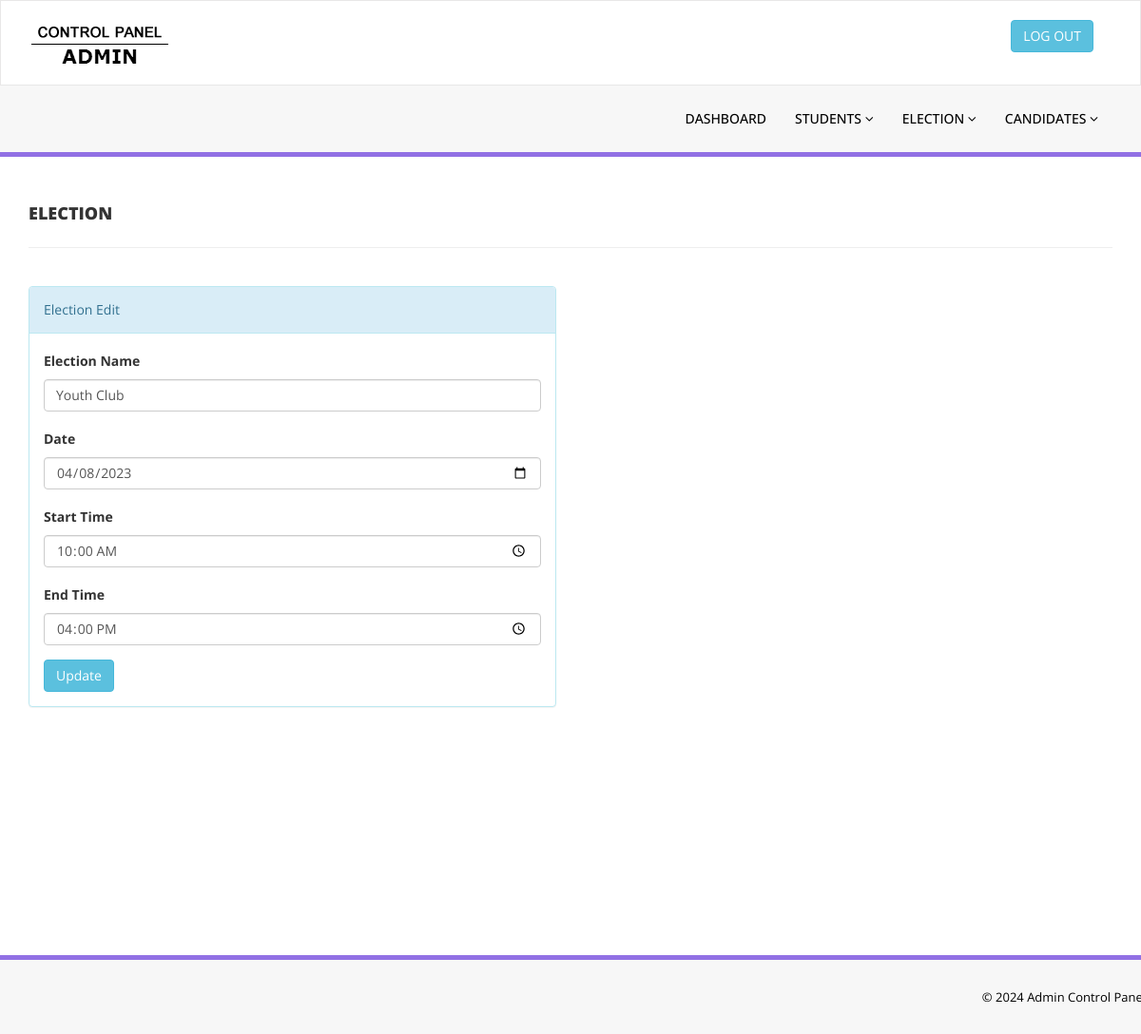
Screenshot of /admin/election_edit.php?id=3 (signed in) with the database file from the repository.
### tables this page shows
CREATE TABLE IF NOT EXISTS `election` (
  `elesno` int(7) NOT NULL,
  `elename` varchar(50) NOT NULL,
  `eledate` date NOT NULL,
  `elestarttime` time NOT NULL,
  `eleendtime` time NOT NULL
);

### admin/election_edit.php (the view, shortened to what this page needs)
<?php require_once('../Connections/Connection.php'); ?>
<?php
if (!function_exists("GetSQLValueString")) {
function GetSQLValueString($theValue, $theType, $theDefinedValue = "", $theNotDefinedValue = "")
{
  $theValue = function_exists("mysql_real_escape_string") ? mysql_real_escape_string($theValue) : mysql_escape_string($theValue);
  switch ($theType) {
    case "long":
    case "int":
      $theValue = ($theValue != "") ? intval($theValue) : "NULL";
      break;
  }
  return $theValue;
}
}
$editFormAction = $_SERVER['PHP_SELF'];
if (isset($_SERVER['QUERY_STRING'])) {
  $editFormAction .= "?" . htmlentities($_SERVER['QUERY_STRING']);
}
$colname_RsSelectElection = "-1";
if (isset($_GET['id'])) {
  $colname_RsSelectElection = $_GET['id'];
}
$query_RsSelectElection = sprintf("SELECT * FROM election WHERE elesno = %s", GetSQLValueString($colname_RsSelectElection, "int"));
$RsSelectElection = mysql_query($query_RsSelectElection, $Connection) or die(mysql_error());
$row_RsSelectElection = mysql_fetch_assoc($RsSelectElection);
?>
<!DOCTYPE html>
<html xmlns="http://www.w3.org/1999/xhtml">
<head>
    <link href="../assets/css/bootstrap.css" rel="stylesheet" />
    <link href="../assets/css/font-awesome.css" rel="stylesheet" />
    <link href="../assets/css/style.css" rel="stylesheet" />
</head>
<body>
    <?php require_once('header_top.php'); ?>
    <section class="menu-section">
        <div class="container">
            <?php require_once('menu.php'); ?>
        </div>
    </section>
    <div class="content-wrapper">
         <div class="container">
        <div class="row pad-botm">
            <div class="col-md-12">
                <h4 class="header-line">Election</h4>
                            </div>
        </div>
            <div class="row">
                <div class="col-md-6 col-sm-6 col-xs-12">
               <div class="panel panel-info">
                        <div class="panel-heading">
                           Election Edit
                        </div>
                        <div class="panel-body">
                            <form action="<?php echo $editFormAction; ?>" name="ElectionEdit" method="POST" role="form">
                                        <div class="form-group">
                                            <label>Election Name</label>
                                            <input name="elename" type="text" autofocus required class="form-control" id="elename" value="<?php echo $row_RsSelectElection['elename']; ?>" />
                                        </div>
                       		  <div class="form-group">
                                            <label>Date</label>
                                  <input name="eledate" type="date" required class="form-control" id="eledate" value="<?php echo $row_RsSelectElection['eledate']; ?>" />
                                </div>
                                        <div class="form-group">
                                          <label>Start Time</label>
                                            <input name="elestarttime" type="time" required class="form-control" id="elestarttime" value="<?php echo $row_RsSelectElection['elestarttime']; ?>" />
                                        </div>
                              <div class="form-group">
                                <label>End Time</label>
                                  <input name="eleendtime" type="time" required class="form-control" id="eleendtime" value="<?php echo $row_RsSelectElection['eleendtime']; ?>" />
                                </div>
                                        <button type="submit" name="submit" id="submit" class="btn btn-info">Update </button><input name="elesno" type="hidden" value="<?php echo $row_RsSelectElection['elesno']; ?>">
                                    </form>
                 </div>
                  </div>
                            </div>
            </div>
    </div>
    </div>
    <section class="footer-section">
        <div class="container">
            <?php require_once('footer_copyright.php'); ?>
        </div>
    </section>
</body>
</html>

### assets/css/style.css (style rules this page uses)
.content-wrapper { margin-top: 40px; min-height:800px; padding-bottom:90px; }
.header-line { font-weight:900; padding-bottom:25px; border-bottom:1px solid #eeeeee; text-transform:uppercase; }
.pad-botm { padding-bottom:30px; }
.menu-section { background-color: #f7f7f7; border-bottom:5px solid #9170E4; width:100% }
.footer-section { padding:25px 50px 25px 50px; color:#000; font-size:13px; background-color: #f7f7f7; text-align:right; border-top:5px solid #9170E4; }

### rows the page displays
election: elename "Youth Club", eledate "04/08/2023", elestarttime "10:00:00", eleendtime "16:00:00"
